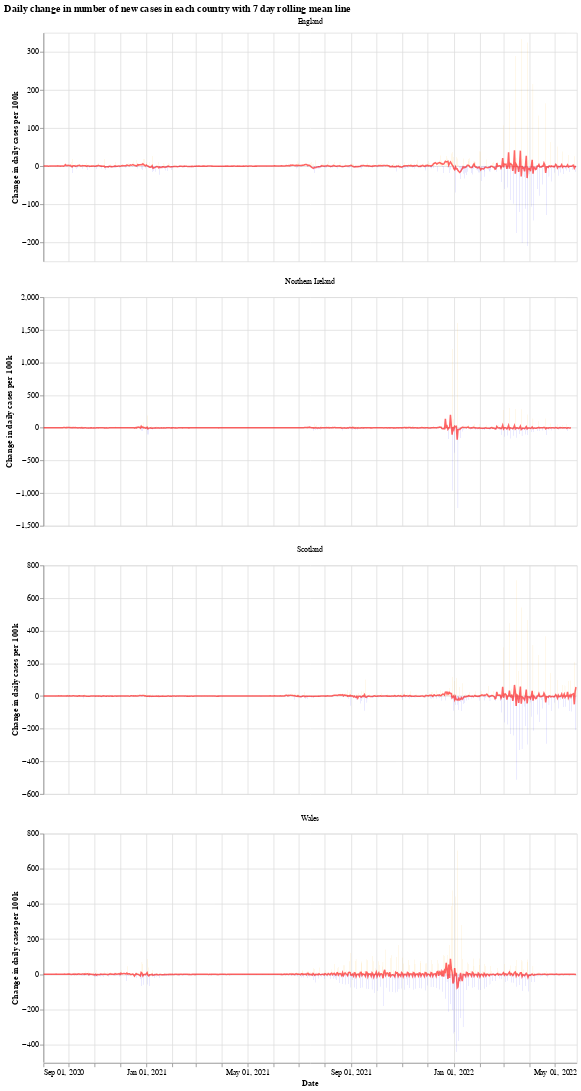

The notebook cell this image was saved under:
### Markdown cell above
We will use the Python library `Altair` for visualising the data, see the [altair docs](https://altair-viz.github.io/) for more information.

First we have a graph which shows the daily change in the number of new cases for each country. This number jumps up and down all over the place, which is likely due to delay in reporting of new cases over the weekend. Another interesting thing is that it looks like the daily cases in Wales experienced a much shorter period of calm over the summer (calm in the sense of daily cases not jumping up and down).

The orange bars are days when the number of new cases (per 100k population) was more than the previous day, while the blue are days when the number of new cases dropped. The red line is the 7 day moving average. 

When the moving average line is below 0, it means that there is a consistent drop in new cases. We can see this clearly happening around the times that lockdowns were introduced (though, to varying degrees). I will update the graphs soon with a marker of when each lockdown started.

### Code cell
# collapse
import altair as alt

bars = alt.Chart(uk_cases).mark_bar().encode(
    x=alt.X("yearmonthdate(date):T", axis=alt.Axis(title='Date')),
    y=alt.Y("casesChangeRate:Q", axis=alt.Axis(title='Change in daily cases per 100k')),
    tooltip='casesChange',
    color=alt.condition(
        alt.datum.casesChangeRate > 0,
        alt.value("orange"),  # The positive color
        alt.value("blue")  # The negative color
    )
).properties(title='Daily change in number of new cases with 7 day rolling mean',width=700).interactive()

line = alt.Chart(uk_cases).mark_line(
    color='red',
    size=2,
    opacity=0.6
).transform_window(
    rolling_mean='mean(casesChangeRate)',
    frame=[0, 7],
    groupby=['areaName']
).encode(
    x='yearmonthdate(date):T',
    y='rolling_mean:Q'
)

alt.layer(bars, line, data=uk_cases).facet(alt.Column(
    'areaName', title=''), columns=1).resolve_scale(y='independent').properties(title='Daily change in number of new cases in each country with 7 day rolling mean line')

### Figure 1 — Vega-Lite specification as saved in the notebook (floating-point values rounded to 4 significant figures; data arrays with more than 128 entries replaced by an {"elided": "..."} marker saying what was removed)
{"config": {"view": {"continuousWidth": 400, "continuousHeight": 300}}, "data": {"name": "data-ed2b07d350612857958e774edd7edbc9"}, "facet": {"type": "nominal", "field": "areaName", "title": ""}, "spec": {"layer": [{"mark": "bar", "encoding": {"color": {"condition": {"value": "orange", "test": "(datum.casesChangeRate > 0)"}, "value": "blue"}, "tooltip": {"type": "quantitative", "field": "casesChange"}, "x": {"type": "temporal", "axis": {"title": "Date"}, "field": "date", "timeUnit": "yearmonthdate"}, "y": {"type": "quantitative", "axis": {"title": "Change in daily cases per 100k"}, "field": "casesChangeRate"}}, "selection": {"selector001": {"type": "interval", "bind": "scales", "encodings": ["x", "y"]}}, "title": "Daily change in number of new cases with 7 day rolling mean", "width": 700}, {"mark": {"type": "line", "color": "red", "opacity": 0.6, "size": 2}, "encoding": {"x": {"type": "temporal", "field": "date", "timeUnit": "yearmonthdate"}, "y": {"type": "quantitative", "field": "rolling_mean"}}, "transform": [{"window": [{"op": "mean", "field": "casesChangeRate", "as": "rolling_mean"}], "frame": [0, 7], "groupby": ["areaName"]}]}]}, "columns": 1, "resolve": {"scale": {"y": "independent"}}, "title": "Daily change in number of new cases in each country with 7 day rolling mean line", "$schema": "https://vega.github.io/schema/vega-lite/v4.8.1.json", "datasets": {"data-ed2b07d350612857958e774edd7edbc9": {"elided": "2526 records"}}}
